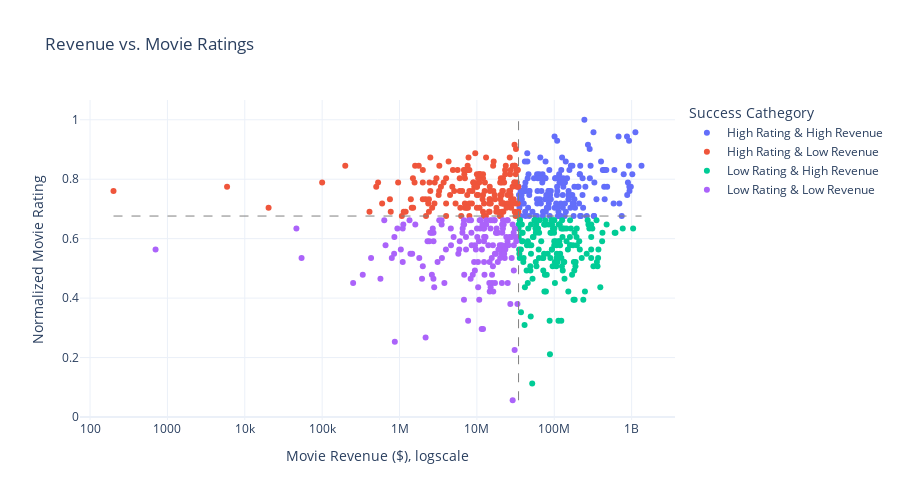

Notebook code cell kept with this figure:
### Markdown cell above
This plot shows the general behaviour that movie revenue is slightly correlated with the book ratings.

### Code cell
# We want to check which movies are successful based on the two characteristics revenue and movie ratings. We will show four quadrants each containing about a quarter of movies. 
gu.quadrant_revenue(data, 'revenue', title='Revenue vs. Movie Ratings')

### Figure 1 — Plotly figure (JSON) as saved in the notebook; plotly's stock layout.template omitted (floating-point values rounded to 4 significant figures; data arrays with more than 128 entries replaced by an {"elided": "..."} marker saying what was removed)
{"data": [{"hovertemplate": "<b>%{hovertext}</b><br><br>Success Cathegory=High Rating & High Revenue<br>Movie Revenue ($), logscale=%{x}<br>Normalized Movie Rating=%{y}<extra></extra>", "hovertext": {"elided": "170 str values"}, "legendgroup": "High Rating & High Revenue", "marker": {"color": "#636efa", "symbol": "circle"}, "mode": "markers", "name": "High Rating & High Revenue", "orientation": "v", "showlegend": true, "type": "scatter", "x": {"elided": "170 int values"}, "xaxis": "x", "y": {"elided": "170 float values"}, "yaxis": "y"}, {"hovertemplate": "<b>%{hovertext}</b><br><br>Success Cathegory=High Rating & Low Revenue<br>Movie Revenue ($), logscale=%{x}<br>Normalized Movie Rating=%{y}<extra></extra>", "hovertext": {"elided": "176 str values"}, "legendgroup": "High Rating & Low Revenue", "marker": {"color": "#EF553B", "symbol": "circle"}, "mode": "markers", "name": "High Rating & Low Revenue", "orientation": "v", "showlegend": true, "type": "scatter", "x": {"elided": "176 int values"}, "xaxis": "x", "y": {"elided": "176 float values"}, "yaxis": "y"}, {"hovertemplate": "<b>%{hovertext}</b><br><br>Success Cathegory=Low Rating & High Revenue<br>Movie Revenue ($), logscale=%{x}<br>Normalized Movie Rating=%{y}<extra></extra>", "hovertext": {"elided": "160 str values"}, "legendgroup": "Low Rating & High Revenue", "marker": {"color": "#00cc96", "symbol": "circle"}, "mode": "markers", "name": "Low Rating & High Revenue", "orientation": "v", "showlegend": true, "type": "scatter", "x": {"elided": "160 int values"}, "xaxis": "x", "y": {"elided": "160 float values"}, "yaxis": "y"}, {"hovertemplate": "<b>%{hovertext}</b><br><br>Success Cathegory=Low Rating & Low Revenue<br>Movie Revenue ($), logscale=%{x}<br>Normalized Movie Rating=%{y}<extra></extra>", "hovertext": {"elided": "153 str values"}, "legendgroup": "Low Rating & Low Revenue", "marker": {"color": "#ab63fa", "symbol": "circle"}, "mode": "markers", "name": "Low Rating & Low Revenue", "orientation": "v", "showlegend": true, "type": "scatter", "x": {"elided": "153 int values"}, "xaxis": "x", "y": {"elided": "153 float values"}, "yaxis": "y"}], "layout": {"height": 500, "legend": {"title": {"text": "Success Cathegory"}, "tracegroupgap": 0}, "shapes": [{"line": {"color": "Gray", "dash": "dash", "width": 1}, "type": "line", "x0": 34562222, "x1": 34562222, "y0": 0.05634, "y1": 1}, {"line": {"color": "Gray", "dash": "dash", "width": 1}, "type": "line", "x0": 201, "x1": 1341511219, "y0": 0.6761, "y1": 0.6761}], "title": {"text": "Revenue vs. Movie Ratings"}, "width": 900, "xaxis": {"anchor": "y", "domain": [0, 1], "title": {"text": "Movie Revenue ($), logscale"}, "type": "log"}, "yaxis": {"anchor": "x", "domain": [0, 1], "title": {"text": "Normalized Movie Rating"}}}}
